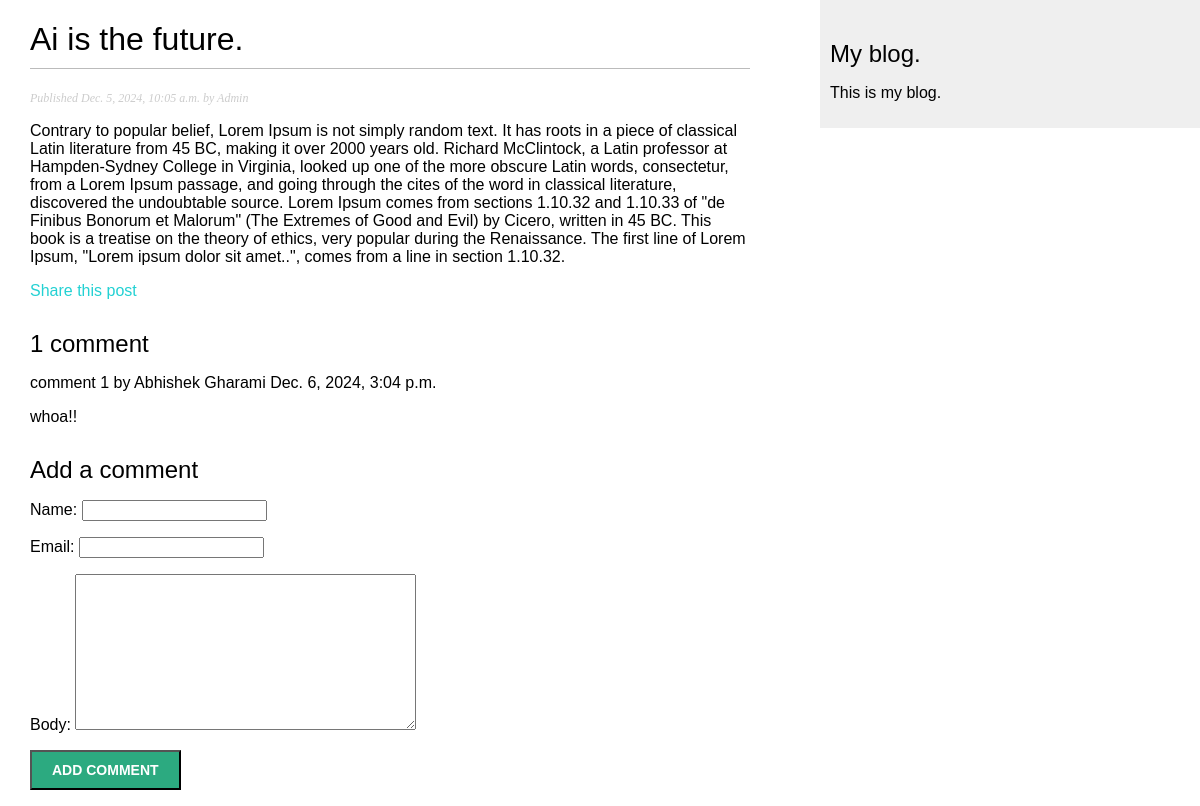
The app's page /blog/2024/12/5/ai-is-the-future/ with its own data.
### blog/models.py (models this page shows, shortened)
class Post(models.Model):
    class Status(models.TextChoices):
        DRAFT = 'DF' ,'Draft'
        PUBLISHED = 'PB' , 'Published'
    title = models.CharField(max_length=250)
    slug = models.SlugField(
                            max_length=250,
                            unique_for_date='publish'
                            )
    author = models.ForeignKey(
        settings.AUTH_USER_MODEL,
        on_delete=models.CASCADE,
        related_name='blog_posts'
    )
    body = models.TextField()
    publish = models.DateTimeField(default=timezone.now)
    created = models.DateTimeField(auto_now_add=True)
    updated = models.DateTimeField(auto_now=True)
    status = models.CharField(
        max_length=2,
        choices=Status,
        default=Status.DRAFT
    )
    objects = models.Manager()
    published = PublishManager()
    class Meta:
        ordering = ['-publish']
        indexes = models.Index(fields=['-publish']),

class Comment(models.Model):
    post = models.ForeignKey(Post,
                             on_delete=models.CASCADE,
                             related_name='comments')
    name = models.CharField(max_length=255)
    email = models.EmailField()
    body = models.TextField()
    created = models.DateTimeField(auto_now_add=True)
    updated = models.DateTimeField(auto_now=True)
    active = models.BooleanField(default=True)
    class Meta:
        ordering = ['-created']
        indexes = [
            models.Index(fields=['-created'])
        ]

### blog/views.py (the view)
def post_detail(request,year,month,day,post):
    post = get_object_or_404(Post,
                             status=Post.Status.PUBLISHED,
                             slug=post,
                             publish__year=year,
                             publish__month=month,
                             publish__day=day)
    comments = post.comments.filter(active=True)
    form = CommentForm()
    return render(request,'blog/post/detail.html',{
        'post':post,
        'comments' : comments,
        'form': form
    })

### blog/forms.py
class CommentForm(forms.ModelForm):
    class Meta:
        model = Comment
        fields = ['name','email','body']

### blog/templates/blog/post/detail.html (shortened to what this page needs)
{% extends "blog/base.html" %}
{% block content %}
   <h1>{{post.title}}</h1>
   <p class="date">
     Published {{post.publish}} by {{post.author}}
   </p>
   {{post.body|linebreaks}}
   <p>
      <a href="{% url 'blog:post_share' post.id %}">Share this post</a>
   <p>
   {% with comments.count as total_comments %}
      <h2>
         {{total_comments}} comment {{total_comments|pluralize}}
      </h2>
   {% endwith %}
   {% for comment in comments %}
      <div class="comment">
         <p class="info">
            comment {{ forloop.counter }} by {{ comment.name }}
            {{ comment.created }}
         </p>
         {{ comment.body| linebreaks }}
      </div>
      {% empty %}
      <p>There is no comments.</p>
   {% endfor %}
   {% include "blog/post/includes/comment_form.html" %}
{% endblock content %}

### blog/static/css/blog.css (style rules this page uses)
body { margin: 0; padding: 0; font-family: Helvetica, sans-serif; }
a { color: rgb(35, 209 ,211); text-decoration: none; }
h1 { font-weight: normal; border-bottom: 1px solid #bbb; padding: 0 0 10px 0; }
h2 { font-weight: normal; margin: 30px 0 0; }
p.date { color: #ccc; font-family: Georgia, serif; font-size: 12px; font-style: italic; }

### records on screen
Post: title "Ai is the future.", publish "Dec. 5, 2024, 10:05 a.m.", author "Admin", body "Contrary to popular belief, Lorem Ipsum is not simply random text. It has roots in a piece of classical Latin literature from 45 BC, making it over 2000 years old. Richard McClintock, a Latin professor at Hampden-Sydney College in Virginia, looked up one of the more obscure Latin words, consectetur, from a Lorem Ipsum passage, and going through the cites of the word in classical literature, discovered the undoubtable source. Lorem Ipsum comes from sections 1.10.32 and 1.10.33 of \"de Finibus Bonorum et Malorum\" (The Extremes of Good and Evil) by Cicero, written in 45 BC. This book is a treatise on the theory of ethics, very popular during the Renaissance. The first line of Lorem Ipsum,…"
Comment: name "Abhishek Gharami", created "Dec. 6, 2024, 3:04 p.m.", body "whoa!!"

### other values on screen
{{ total_comments }} "1"
